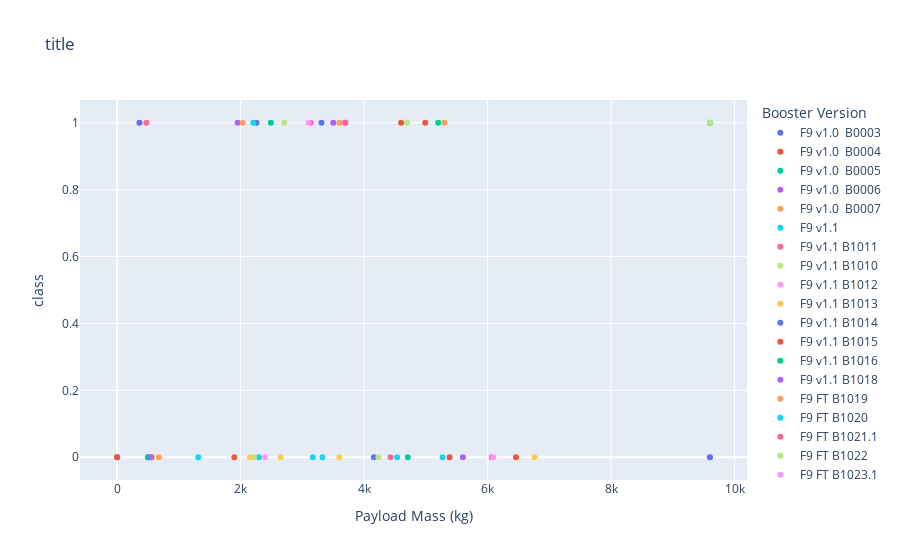

Write notebook code for a chart like this one.
### Code cell
px.scatter(data_frame=spacex_df, x='Payload Mass (kg)', y='class', color='Booster Version', title='title')

### Figure 1 — Plotly figure (JSON) as saved in the notebook; plotly's stock layout.template omitted (floating-point values rounded to 4 significant figures)
{"data": [{"hovertemplate": "Booster Version=F9 v1.0  B0003<br>Payload Mass (kg)=%{x}<br>class=%{y}<extra></extra>", "legendgroup": "F9 v1.0  B0003", "marker": {"color": "#636efa", "symbol": "circle"}, "mode": "markers", "name": "F9 v1.0  B0003", "orientation": "v", "showlegend": true, "type": "scatter", "x": [0], "xaxis": "x", "y": [0], "yaxis": "y"}, {"hovertemplate": "Booster Version=F9 v1.0  B0004<br>Payload Mass (kg)=%{x}<br>class=%{y}<extra></extra>", "legendgroup": "F9 v1.0  B0004", "marker": {"color": "#EF553B", "symbol": "circle"}, "mode": "markers", "name": "F9 v1.0  B0004", "orientation": "v", "showlegend": true, "type": "scatter", "x": [0], "xaxis": "x", "y": [0], "yaxis": "y"}, {"hovertemplate": "Booster Version=F9 v1.0  B0005<br>Payload Mass (kg)=%{x}<br>class=%{y}<extra></extra>", "legendgroup": "F9 v1.0  B0005", "marker": {"color": "#00cc96", "symbol": "circle"}, "mode": "markers", "name": "F9 v1.0  B0005", "orientation": "v", "showlegend": true, "type": "scatter", "x": [525], "xaxis": "x", "y": [0], "yaxis": "y"}, {"hovertemplate": "Booster Version=F9 v1.0  B0006<br>Payload Mass (kg)=%{x}<br>class=%{y}<extra></extra>", "legendgroup": "F9 v1.0  B0006", "marker": {"color": "#ab63fa", "symbol": "circle"}, "mode": "markers", "name": "F9 v1.0  B0006", "orientation": "v", "showlegend": true, "type": "scatter", "x": [500], "xaxis": "x", "y": [0], "yaxis": "y"}, {"hovertemplate": "Booster Version=F9 v1.0  B0007<br>Payload Mass (kg)=%{x}<br>class=%{y}<extra></extra>", "legendgroup": "F9 v1.0  B0007", "marker": {"color": "#FFA15A", "symbol": "circle"}, "mode": "markers", "name": "F9 v1.0  B0007", "orientation": "v", "showlegend": true, "type": "scatter", "x": [677], "xaxis": "x", "y": [0], "yaxis": "y"}, {"hovertemplate": "Booster Version=F9 v1.1<br>Payload Mass (kg)=%{x}<br>class=%{y}<extra></extra>", "legendgroup": "F9 v1.1", "marker": {"color": "#19d3f3", "symbol": "circle"}, "mode": "markers", "name": "F9 v1.1", "orientation": "v", "showlegend": true, "type": "scatter", "x": [3170, 3325, 2296, 1316, 4535], "xaxis": "x", "y": [0, 0, 0, 0, 0], "yaxis": "y"}, {"hovertemplate": "Booster Version=F9 v1.1 B1011<br>Payload Mass (kg)=%{x}<br>class=%{y}<extra></extra>", "legendgroup": "F9 v1.1 B1011", "marker": {"color": "#FF6692", "symbol": "circle"}, "mode": "markers", "name": "F9 v1.1 B1011", "orientation": "v", "showlegend": true, "type": "scatter", "x": [4428], "xaxis": "x", "y": [0], "yaxis": "y"}, {"hovertemplate": "Booster Version=F9 v1.1 B1010<br>Payload Mass (kg)=%{x}<br>class=%{y}<extra></extra>", "legendgroup": "F9 v1.1 B1010", "marker": {"color": "#B6E880", "symbol": "circle"}, "mode": "markers", "name": "F9 v1.1 B1010", "orientation": "v", "showlegend": true, "type": "scatter", "x": [2216], "xaxis": "x", "y": [0], "yaxis": "y"}, {"hovertemplate": "Booster Version=F9 v1.1 B1012<br>Payload Mass (kg)=%{x}<br>class=%{y}<extra></extra>", "legendgroup": "F9 v1.1 B1012", "marker": {"color": "#FF97FF", "symbol": "circle"}, "mode": "markers", "name": "F9 v1.1 B1012", "orientation": "v", "showlegend": true, "type": "scatter", "x": [2395], "xaxis": "x", "y": [0], "yaxis": "y"}, {"hovertemplate": "Booster Version=F9 v1.1 B1013<br>Payload Mass (kg)=%{x}<br>class=%{y}<extra></extra>", "legendgroup": "F9 v1.1 B1013", "marker": {"color": "#FECB52", "symbol": "circle"}, "mode": "markers", "name": "F9 v1.1 B1013", "orientation": "v", "showlegend": true, "type": "scatter", "x": [570], "xaxis": "x", "y": [0], "yaxis": "y"}, {"hovertemplate": "Booster Version=F9 v1.1 B1014<br>Payload Mass (kg)=%{x}<br>class=%{y}<extra></extra>", "legendgroup": "F9 v1.1 B1014", "marker": {"color": "#636efa", "symbol": "circle"}, "mode": "markers", "name": "F9 v1.1 B1014", "orientation": "v", "showlegend": true, "type": "scatter", "x": [4159], "xaxis": "x", "y": [0], "yaxis": "y"}, {"hovertemplate": "Booster Version=F9 v1.1 B1015<br>Payload Mass (kg)=%{x}<br>class=%{y}<extra></extra>", "legendgroup": "F9 v1.1 B1015", "marker": {"color": "#EF553B", "symbol": "circle"}, "mode": "markers", "name": "F9 v1.1 B1015", "orientation": "v", "showlegend": true, "type": "scatter", "x": [1898], "xaxis": "x", "y": [0], "yaxis": "y"}, {"hovertemplate": "Booster Version=F9 v1.1 B1016<br>Payload Mass (kg)=%{x}<br>class=%{y}<extra></extra>", "legendgroup": "F9 v1.1 B1016", "marker": {"color": "#00cc96", "symbol": "circle"}, "mode": "markers", "name": "F9 v1.1 B1016", "orientation": "v", "showlegend": true, "type": "scatter", "x": [4707], "xaxis": "x", "y": [0], "yaxis": "y"}, {"hovertemplate": "Booster Version=F9 v1.1 B1018<br>Payload Mass (kg)=%{x}<br>class=%{y}<extra></extra>", "legendgroup": "F9 v1.1 B1018", "marker": {"color": "#ab63fa", "symbol": "circle"}, "mode": "markers", "name": "F9 v1.1 B1018", "orientation": "v", "showlegend": true, "type": "scatter", "x": [1952], "xaxis": "x", "y": [1], "yaxis": "y"}, {"hovertemplate": "Booster Version=F9 FT B1019<br>Payload Mass (kg)=%{x}<br>class=%{y}<extra></extra>", "legendgroup": "F9 FT B1019", "marker": {"color": "#FFA15A", "symbol": "circle"}, "mode": "markers", "name": "F9 FT B1019", "orientation": "v", "showlegend": true, "type": "scatter", "x": [2034], "xaxis": "x", "y": [1], "yaxis": "y"}, {"hovertemplate": "Booster Version=F9 FT B1020<br>Payload Mass (kg)=%{x}<br>class=%{y}<extra></extra>", "legendgroup": "F9 FT B1020", "marker": {"color": "#19d3f3", "symbol": "circle"}, "mode": "markers", "name": "F9 FT B1020", "orientation": "v", "showlegend": true, "type": "scatter", "x": [5271], "xaxis": "x", "y": [0], "yaxis": "y"}, {"hovertemplate": "Booster Version=F9 FT B1021.1<br>Payload Mass (kg)=%{x}<br>class=%{y}<extra></extra>", "legendgroup": "F9 FT B1021.1", "marker": {"color": "#FF6692", "symbol": "circle"}, "mode": "markers", "name": "F9 FT B1021.1", "orientation": "v", "showlegend": true, "type": "scatter", "x": [3136], "xaxis": "x", "y": [1], "yaxis": "y"}, {"hovertemplate": "Booster Version=F9 FT B1022<br>Payload Mass (kg)=%{x}<br>class=%{y}<extra></extra>", "legendgroup": "F9 FT B1022", "marker": {"color": "#B6E880", "symbol": "circle"}, "mode": "markers", "name": "F9 FT B1022", "orientation": "v", "showlegend": true, "type": "scatter", "x": [4696], "xaxis": "x", "y": [1], "yaxis": "y"}, {"hovertemplate": "Booster Version=F9 FT B1023.1<br>Payload Mass (kg)=%{x}<br>class=%{y}<extra></extra>", "legendgroup": "F9 FT B1023.1", "marker": {"color": "#FF97FF", "symbol": "circle"}, "mode": "markers", "name": "F9 FT B1023.1", "orientation": "v", "showlegend": true, "type": "scatter", "x": [3100], "xaxis": "x", "y": [1], "yaxis": "y"}, {"hovertemplate": "Booster Version=F9 FT B1024<br>Payload Mass (kg)=%{x}<br>class=%{y}<extra></extra>", "legendgroup": "F9 FT B1024", "marker": {"color": "#FECB52", "symbol": "circle"}, "mode": "markers", "name": "F9 FT B1024", "orientation": "v", "showlegend": true, "type": "scatter", "x": [3600], "xaxis": "x", "y": [0], "yaxis": "y"}, {"hovertemplate": "Booster Version=F9 FT B1025.1<br>Payload Mass (kg)=%{x}<br>class=%{y}<extra></extra>", "legendgroup": "F9 FT B1025.1", "marker": {"color": "#636efa", "symbol": "circle"}, "mode": "markers", "name": "F9 FT B1025.1", "orientation": "v", "showlegend": true, "type": "scatter", "x": [2257], "xaxis": "x", "y": [1], "yaxis": "y"}, {"hovertemplate": "Booster Version=F9 FT B1026<br>Payload Mass (kg)=%{x}<br>class=%{y}<extra></extra>", "legendgroup": "F9 FT B1026", "marker": {"color": "#EF553B", "symbol": "circle"}, "mode": "markers", "name": "F9 FT B1026", "orientation": "v", "showlegend": true, "type": "scatter", "x": [4600], "xaxis": "x", "y": [1], "yaxis": "y"}, {"hovertemplate": "Booster Version=F9 v1.1  B1003<br>Payload Mass (kg)=%{x}<br>class=%{y}<extra></extra>", "legendgroup": "F9 v1.1  B1003", "marker": {"color": "#00cc96", "symbol": "circle"}, "mode": "markers", "name": "F9 v1.1  B1003", "orientation": "v", "showlegend": true, "type": "scatter", "x": [500], "xaxis": "x", "y": [0], "yaxis": "y"}, {"hovertemplate": "Booster Version=F9 v1.1 B1017<br>Payload Mass (kg)=%{x}<br>class=%{y}<extra></extra>", "legendgroup": "F9 v1.1 B1017", "marker": {"color": "#ab63fa", "symbol": "circle"}, "mode": "markers", "name": "F9 v1.1 B1017", "orientation": "v", "showlegend": true, "type": "scatter", "x": [553], "xaxis": "x", "y": [0], "yaxis": "y"}, {"hovertemplate": "Booster Version=F9 FT B1029.1<br>Payload Mass (kg)=%{x}<br>class=%{y}<extra></extra>", "legendgroup": "F9 FT B1029.1", "marker": {"color": "#FFA15A", "symbol": "circle"}, "mode": "markers", "name": "F9 FT B1029.1", "orientation": "v", "showlegend": true, "type": "scatter", "x": [9600], "xaxis": "x", "y": [1], "yaxis": "y"}, {"hovertemplate": "Booster Version=F9 FT B1036.1<br>Payload Mass (kg)=%{x}<br>class=%{y}<extra></extra>", "legendgroup": "F9 FT B1036.1", "marker": {"color": "#19d3f3", "symbol": "circle"}, "mode": "markers", "name": "F9 FT B1036.1", "orientation": "v", "showlegend": true, "type": "scatter", "x": [9600], "xaxis": "x", "y": [1], "yaxis": "y"}, {"hovertemplate": "Booster Version=F9 FT B1038.1<br>Payload Mass (kg)=%{x}<br>class=%{y}<extra></extra>", "legendgroup": "F9 FT B1038.1", "marker": {"color": "#FF6692", "symbol": "circle"}, "mode": "markers", "name": "F9 FT B1038.1", "orientation": "v", "showlegend": true, "type": "scatter", "x": [475], "xaxis": "x", "y": [1], "yaxis": "y"}, {"hovertemplate": "Booster Version=F9 B4 B1041.1<br>Payload Mass (kg)=%{x}<br>class=%{y}<extra></extra>", "legendgroup": "F9 B4 B1041.1", "marker": {"color": "#B6E880", "symbol": "circle"}, "mode": "markers", "name": "F9 B4 B1041.1", "orientation": "v", "showlegend": true, "type": "scatter", "x": [9600], "xaxis": "x", "y": [1], "yaxis": "y"}, {"hovertemplate": "Booster Version=F9 FT  B1036.2<br>Payload Mass (kg)=%{x}<br>class=%{y}<extra></extra>", "legendgroup": "F9 FT  B1036.2", "marker": {"color": "#FF97FF", "symbol": "circle"}, "mode": "markers", "name": "F9 FT  B1036.2", "orientation": "v", "showlegend": true, "type": "scatter", "x": [9600], "xaxis": "x", "y": [0], "yaxis": "y"}, {"hovertemplate": "Booster Version=F9 FT  B1038.2<br>Payload Mass (kg)=%{x}<br>class=%{y}<extra></extra>", "legendgroup": "F9 FT  B1038.2", "marker": {"color": "#FECB52", "symbol": "circle"}, "mode": "markers", "name": "F9 FT  B1038.2", "orientation": "v", "showlegend": true, "type": "scatter", "x": [2150], "xaxis": "x", "y": [0], "yaxis": "y"}, {"hovertemplate": "Booster Version=F9 B4  B1041.2<br>Payload Mass (kg)=%{x}<br>class=%{y}<extra></extra>", "legendgroup": "F9 B4  B1041.2", "marker": {"color": "#636efa", "symbol": "circle"}, "mode": "markers", "name": "F9 B4  B1041.2", "orientation": "v", "showlegend": true, "type": "scatter", "x": [9600], "xaxis": "x", "y": [0], "yaxis": "y"}, {"hovertemplate": "Booster Version=F9 B4  B1043.2<br>Payload Mass (kg)=%{x}<br>class=%{y}<extra></extra>", "legendgroup": "F9 B4  B1043.2", "marker": {"color": "#EF553B", "symbol": "circle"}, "mode": "markers", "name": "F9 B4  B1043.2", "orientation": "v", "showlegend": true, "type": "scatter", "x": [6460], "xaxis": "x", "y": [0], "yaxis": "y"}, {"hovertemplate": "Booster Version=F9 FT B1031.1<br>Payload Mass (kg)=%{x}<br>class=%{y}<extra></extra>", "legendgroup": "F9 FT B1031.1", "marker": {"color": "#00cc96", "symbol": "circle"}, "mode": "markers", "name": "F9 FT B1031.1", "orientation": "v", "showlegend": true, "type": "scatter", "x": [2490], "xaxis": "x", "y": [1], "yaxis": "y"}, {"hovertemplate": "Booster Version=F9 FT B1030<br>Payload Mass (kg)=%{x}<br>class=%{y}<extra></extra>", "legendgroup": "F9 FT B1030", "marker": {"color": "#ab63fa", "symbol": "circle"}, "mode": "markers", "name": "F9 FT B1030", "orientation": "v", "showlegend": true, "type": "scatter", "x": [5600], "xaxis": "x", "y": [0], "yaxis": "y"}, {"hovertemplate": "Booster Version=F9 FT  B1021.2<br>Payload Mass (kg)=%{x}<br>class=%{y}<extra></extra>", "legendgroup": "F9 FT  B1021.2", "marker": {"color": "#FFA15A", "symbol": "circle"}, "mode": "markers", "name": "F9 FT  B1021.2", "orientation": "v", "showlegend": true, "type": "scatter", "x": [5300], "xaxis": "x", "y": [1], "yaxis": "y"}, {"hovertemplate": "Booster Version=F9 FT B1032.1<br>Payload Mass (kg)=%{x}<br>class=%{y}<extra></extra>", "legendgroup": "F9 FT B1032.1", "marker": {"color": "#19d3f3", "symbol": "circle"}, "mode": "markers", "name": "F9 FT B1032.1", "orientation": "v", "showlegend": true, "type": "scatter", "x": [3697.0], "xaxis": "x", "y": [1], "yaxis": "y"}, {"hovertemplate": "Booster Version=F9 FT B1034<br>Payload Mass (kg)=%{x}<br>class=%{y}<extra></extra>", "legendgroup": "F9 FT B1034", "marker": {"color": "#FF6692", "symbol": "circle"}, "mode": "markers", "name": "F9 FT B1034", "orientation": "v", "showlegend": true, "type": "scatter", "x": [6070], "xaxis": "x", "y": [0], "yaxis": "y"}, {"hovertemplate": "Booster Version=F9 FT B1035.1<br>Payload Mass (kg)=%{x}<br>class=%{y}<extra></extra>", "legendgroup": "F9 FT B1035.1", "marker": {"color": "#B6E880", "symbol": "circle"}, "mode": "markers", "name": "F9 FT B1035.1", "orientation": "v", "showlegend": true, "type": "scatter", "x": [2708], "xaxis": "x", "y": [1], "yaxis": "y"}, {"hovertemplate": "Booster Version=F9 FT  B1029.2<br>Payload Mass (kg)=%{x}<br>class=%{y}<extra></extra>", "legendgroup": "F9 FT  B1029.2", "marker": {"color": "#FF97FF", "symbol": "circle"}, "mode": "markers", "name": "F9 FT  B1029.2", "orientation": "v", "showlegend": true, "type": "scatter", "x": [3669], "xaxis": "x", "y": [1], "yaxis": "y"}, {"hovertemplate": "Booster Version=F9 FT B1037<br>Payload Mass (kg)=%{x}<br>class=%{y}<extra></extra>", "legendgroup": "F9 FT B1037", "marker": {"color": "#FECB52", "symbol": "circle"}, "mode": "markers", "name": "F9 FT B1037", "orientation": "v", "showlegend": true, "type": "scatter", "x": [6761], "xaxis": "x", "y": [0], "yaxis": "y"}, {"hovertemplate": "Booster Version=F9 B4 B1039.1<br>Payload Mass (kg)=%{x}<br>class=%{y}<extra></extra>", "legendgroup": "F9 B4 B1039.1", "marker": {"color": "#636efa", "symbol": "circle"}, "mode": "markers", "name": "F9 B4 B1039.1", "orientation": "v", "showlegend": true, "type": "scatter", "x": [3310], "xaxis": "x", "y": [1], "yaxis": "y"}, {"hovertemplate": "Booster Version=F9 B4 B1040.1<br>Payload Mass (kg)=%{x}<br>class=%{y}<extra></extra>", "legendgroup": "F9 B4 B1040.1", "marker": {"color": "#EF553B", "symbol": "circle"}, "mode": "markers", "name": "F9 B4 B1040.1", "orientation": "v", "showlegend": true, "type": "scatter", "x": [4990], "xaxis": "x", "y": [1], "yaxis": "y"}, {"hovertemplate": "Booster Version=F9 FT  B1031.2<br>Payload Mass (kg)=%{x}<br>class=%{y}<extra></extra>", "legendgroup": "F9 FT  B1031.2", "marker": {"color": "#00cc96", "symbol": "circle"}, "mode": "markers", "name": "F9 FT  B1031.2", "orientation": "v", "showlegend": true, "type": "scatter", "x": [5200], "xaxis": "x", "y": [1], "yaxis": "y"}, {"hovertemplate": "Booster Version=F9 B4 B1042.1<br>Payload Mass (kg)=%{x}<br>class=%{y}<extra></extra>", "legendgroup": "F9 B4 B1042.1", "marker": {"color": "#ab63fa", "symbol": "circle"}, "mode": "markers", "name": "F9 B4 B1042.1", "orientation": "v", "showlegend": true, "type": "scatter", "x": [3500], "xaxis": "x", "y": [1], "yaxis": "y"}, {"hovertemplate": "Booster Version=F9 B5  B1046.1<br>Payload Mass (kg)=%{x}<br>class=%{y}<extra></extra>", "legendgroup": "F9 B5  B1046.1", "marker": {"color": "#FFA15A", "symbol": "circle"}, "mode": "markers", "name": "F9 B5  B1046.1", "orientation": "v", "showlegend": true, "type": "scatter", "x": [3600], "xaxis": "x", "y": [1], "yaxis": "y"}, {"hovertemplate": "Booster Version=F9 FT  B1035.2<br>Payload Mass (kg)=%{x}<br>class=%{y}<extra></extra>", "legendgroup": "F9 FT  B1035.2", "marker": {"color": "#19d3f3", "symbol": "circle"}, "mode": "markers", "name": "F9 FT  B1035.2", "orientation": "v", "showlegend": true, "type": "scatter", "x": [2205], "xaxis": "x", "y": [1], "yaxis": "y"}, {"hovertemplate": "Booster Version=F9 B4 B1043.1<br>Payload Mass (kg)=%{x}<br>class=%{y}<extra></extra>", "legendgroup": "F9 B4 B1043.1", "marker": {"color": "#FF6692", "symbol": "circle"}, "mode": "markers", "name": "F9 B4 B1043.1", "orientation": "v", "showlegend": true, "type": "scatter", "x": [3697.0], "xaxis": "x", "y": [1], "yaxis": "y"}, {"hovertemplate": "Booster Version=F9 FT  B1032.2<br>Payload Mass (kg)=%{x}<br>class=%{y}<extra></extra>", "legendgroup": "F9 FT  B1032.2", "marker": {"color": "#B6E880", "symbol": "circle"}, "mode": "markers", "name": "F9 FT  B1032.2", "orientation": "v", "showlegend": true, "type": "scatter", "x": [4230], "xaxis": "x", "y": [0], "yaxis": "y"}, {"hovertemplate": "Booster Version=F9 B4 B1044<br>Payload Mass (kg)=%{x}<br>class=%{y}<extra></extra>", "legendgroup": "F9 B4 B1044", "marker": {"color": "#FF97FF", "symbol": "circle"}, "mode": "markers", "name": "F9 B4 B1044", "orientation": "v", "showlegend": true, "type": "scatter", "x": [6092], "xaxis": "x", "y": [0], "yaxis": "y"}, {"hovertemplate": "Booster Version=F9 B4  B1039.2<br>Payload Mass (kg)=%{x}<br>class=%{y}<extra></extra>", "legendgroup": "F9 B4  B1039.2", "marker": {"color": "#FECB52", "symbol": "circle"}, "mode": "markers", "name": "F9 B4  B1039.2", "orientation": "v", "showlegend": true, "type": "scatter", "x": [2647], "xaxis": "x", "y": [0], "yaxis": "y"}, {"hovertemplate": "Booster Version=F9 B4 B1045.1<br>Payload Mass (kg)=%{x}<br>class=%{y}<extra></extra>", "legendgroup": "F9 B4 B1045.1", "marker": {"color": "#636efa", "symbol": "circle"}, "mode": "markers", "name": "F9 B4 B1045.1", "orientation": "v", "showlegend": true, "type": "scatter", "x": [362], "xaxis": "x", "y": [1], "yaxis": "y"}, {"hovertemplate": "Booster Version=F9 B4  B1040.2<br>Payload Mass (kg)=%{x}<br>class=%{y}<extra></extra>", "legendgroup": "F9 B4  B1040.2", "marker": {"color": "#EF553B", "symbol": "circle"}, "mode": "markers", "name": "F9 B4  B1040.2", "orientation": "v", "showlegend": true, "type": "scatter", "x": [5384], "xaxis": "x", "y": [0], "yaxis": "y"}], "layout": {"autosize": true, "legend": {"title": {"text": "Booster Version"}, "tracegroupgap": 0}, "title": {"text": "title"}, "xaxis": {"anchor": "y", "autorange": true, "domain": [0, 1], "range": [-625.0, 10230.0], "title": {"text": "Payload Mass (kg)"}, "type": "linear"}, "yaxis": {"anchor": "x", "autorange": true, "domain": [0, 1], "range": [-0.08252, 1.083], "title": {"text": "class"}, "type": "linear"}}}
